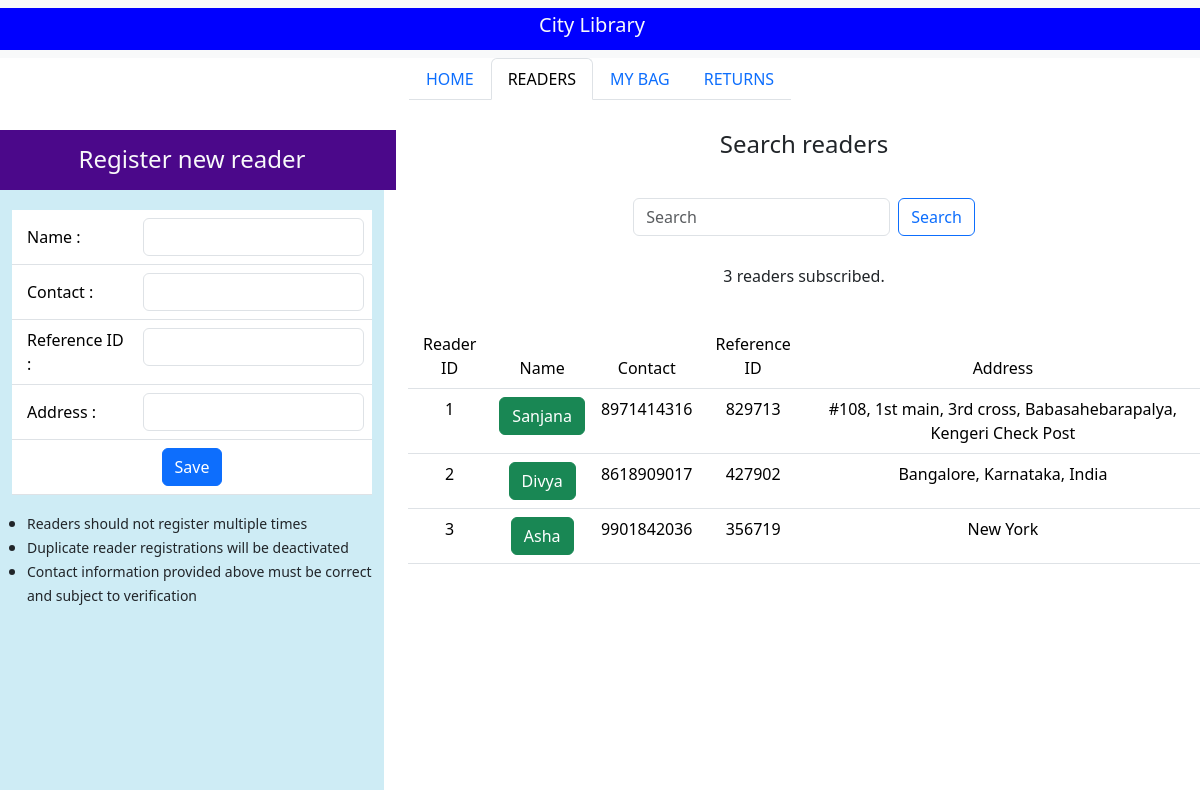
The page /readers on the database its author committed.
### lims_app/models.py (models this page shows, shortened)
class Reader(models.Model):
    reference_id = models.CharField(max_length=200)
    reader_name = models.CharField(max_length=200)
    reader_contact = models.CharField(max_length=200)
    reader_address = models.TextField()
    active = models.BooleanField(default=True)

### lims_app/views.py (the view)
# urls.py: path('readers', readers),
def readers(request):
    if request.method=="GET":
        readers = Reader.objects.all()
        return render(request, 'readers.html',
                      context={"current_tab": "readers",
                              "readers": readers}
                      )
    else:
        query = request.POST['query']
        readers = Reader.objects.raw("select * from lims_app_reader where reader_name like '%"+query+"%'")
    return render(request, 'readers.html',
                      context={"current_tab": "readers",
                              "readers": readers, "query": query}
                      )

### lims_app/templates/readers.html (shortened to what this page needs)
<!DOCTYPE html>
{% extends "index.html" %}
{% load static %}
{% block main_content %}
<div class="container-flex text-center justify-content-center align-items-center" style="padding-top:10px; padding-bottom: 20px; margin-top:10px; vertical-align:middle;">
    <div class="row justify-content-center align middle" style="margin-top:10px; height:60px;">
        <div class="col-md-4 text-light" style="background-color:#4B088A;">
            <h4 style="margin-top:15px">Register new reader</h4>
        </div>
        <div class="col-md-8">
            <h4>Search readers</h4>
        </div>
    </div>
        <div class="row">
            <div class="col-md-4">
                <div class="container" style="overflow-y:auto; height:600px; background:#CEECF5">
                    <form class="d-flex" action="/readers/add" method="POST">
                        <table class="table" style="margin-top:20px;">
                            <tr>
                                <td style="text-align: left; vertical-align:middle; padding-left:15px;">Name : </td>
                                <td><input type="text" class="form-control" name="reader_name"></td>
                            </tr>
                            <tr>
                                <td style="text-align: left; vertical-align:middle; padding-left:15px;">Contact : </td>
                                <td><input type="text" class="form-control" name="reader_contact"></td>
                            </tr>
                            <tr>
                                <td style="text-align: left; vertical-align:middle; padding-left:15px;">Reference ID : </td>
                                <td><input type="text" class="form-control" name="reader_ref_id"></td>
                            </tr>
                            <tr>
                                <td style="text-align: left; vertical-align:middle; padding-left:15px;">Address : </td>
                                <td><input type="text" class="form-control" name="address"></td>
                            </tr>
                            <tr>
                                <td colspan="2"><button class="btn btn-primary" type="submit">Save</button></td>
                            </tr>
                        </table>
                    </form>
                    <ul style="text-align:left; vertical-align:middle; padding-left:15px;">
                        <li><small>Readers should not register multiple times</small></li>
                        <li><small>Duplicate reader registrations will be deactivated</small></li>
                        <li><small>Contact information provided above must be correct and subject to verification</small></li>
                    </ul>
                </div>
            </div>
            <div class="col-md-8">
                <div class="row">
                    <nav class="navbar bg-body-light">
                        <div class="container-fluid justify-content-center align-items-center">
                            <form class="d-flex" role="search" action="/readers" method="POST">
                                <input class="form-control me-2" type="search" placeholder="Search" aria-label="Search" name="query" value="{{query}}"/>
                                <button class="btn btn-outline-primary" type="submit">Search</button>
                            </form>
                        </div>
                    </nav>
                </div>
                <div class="row" style="margin-top:20px;">
                    <p>{{readers|length}} readers subscribed.</p>
                </div>
                <div class="row" style="margin-top:20px;">
                    <div class="container" style="overflow-y:auto; height:400px">
                        <table class="table table-hover">
                            <thead>
                                <tr>
                                    <td>Reader ID</td>
                                    <td>Name</td>
                                    <td>Contact</td>
                                    <td>Reference ID</td>
                                    <td>Address</td>
                                </tr>
                            </thead>
                            <tbody>
                                {% for reader in readers %}
                                    <tr>
                                        <td>{{ reader.id }}</td>
                                        <td>
                                            {% if reader.active %}
                                                <span class="btn btn-success">{{reader.reader_name}}</span>
                                            {% else %}
                                                <span class="btn btn-secondary">{{reader.reader_name}}</span>
                                            {% endif %}
                                        </td>
                                        <td>{{ reader.reader_contact }}</td>
                                        <td>{{ reader.reference_id }}</td>
                                        <td>{{ reader.reader_address }}</td>
                                    </tr>
                                {% endfor %}
                            </tbody>
                        </table>
                    </div>
                </div>
            </div>
        </div>
    </div>
{% endblock %}

### lims_app/templates/index.html (shortened to what this page needs)
<!doctype html>
{% load static %}
<html lang="en">
    <head>
        <link href="https://cdn.jsdelivr.net/npm/bootstrap@5.3.6/dist/css/bootstrap.min.css" rel="stylesheet">
    </head>
    <body>
        <nav class="navbar bg-body-tertiary">
            <div class="container-fluid justify-content-center align-items-center" style="background-color: #0000FF">
                <span class="navbar-brand lb-1 h3 text-light">
                    City Library
                </span>
            </div>
        </nav>
        <div class="container-fluid d-flex justify-content-center align-items-center">
            <ul class="nav nav-tabs">
                <li class="nav-item">
                    {% if current_tab == 'home' %}
                        <a class="nav-link active" href="/home">HOME</a>
                    {% else %}
                        <a class="nav-link" href="/home">HOME</a>
                    {% endif %}
                </li>
                <li class="nav-item">
                    {% if current_tab == 'readers' %}
                        <a class="nav-link active" href="/readers">READERS</a>
                    {% else %}
                        <a class="nav-link" href="/readers">READERS</a>
                    {% endif %}
                </li>
                <li class="nav-item">
                    {% if current_tab == 'my_bag' %}
                        <a class="nav-link active" href="/my_bag">MY BAG</a>
                    {% else %}
                        <a class="nav-link" href="/my_bag">MY BAG</a>
                    {% endif %}
                </li>
                <li class="nav-item">
                    {% if current_tab == 'returns' %}
                        <a class="nav-link active" href="/returns">RETURNS</a>
                    {% else %}
                        <a class="nav-link" href="/returns">RETURNS</a>
                    {% endif %}
                </li>
            </ul>
        </div>
        {% block main_content %}
        {% endblock %}
    </body>
</html>

### rows shown on the page
Reader: id "1", reader_name "Sanjana", reader_contact "8971414316", reference_id "829713", reader_address "#108, 1st main, 3rd cross, Babasahebarapalya, Kengeri Check Post"
Reader: id "2", reader_name "Divya", reader_contact "8618909017", reference_id "427902", reader_address "Bangalore, Karnataka, India"
Reader: id "3", reader_name "Asha", reader_contact "9901842036", reference_id "356719", reader_address "New York"

### other values the page prints
{{ readers|length }} "3"
